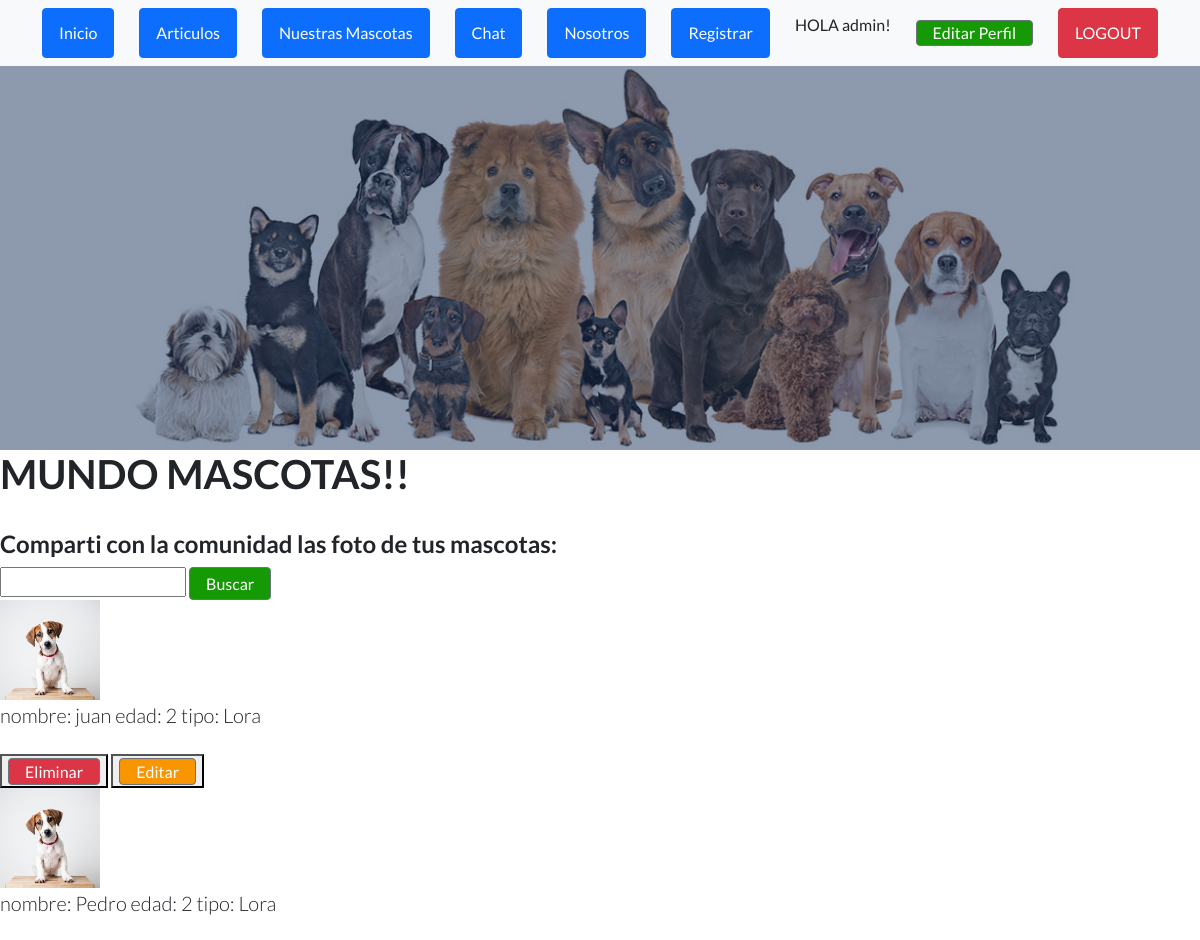
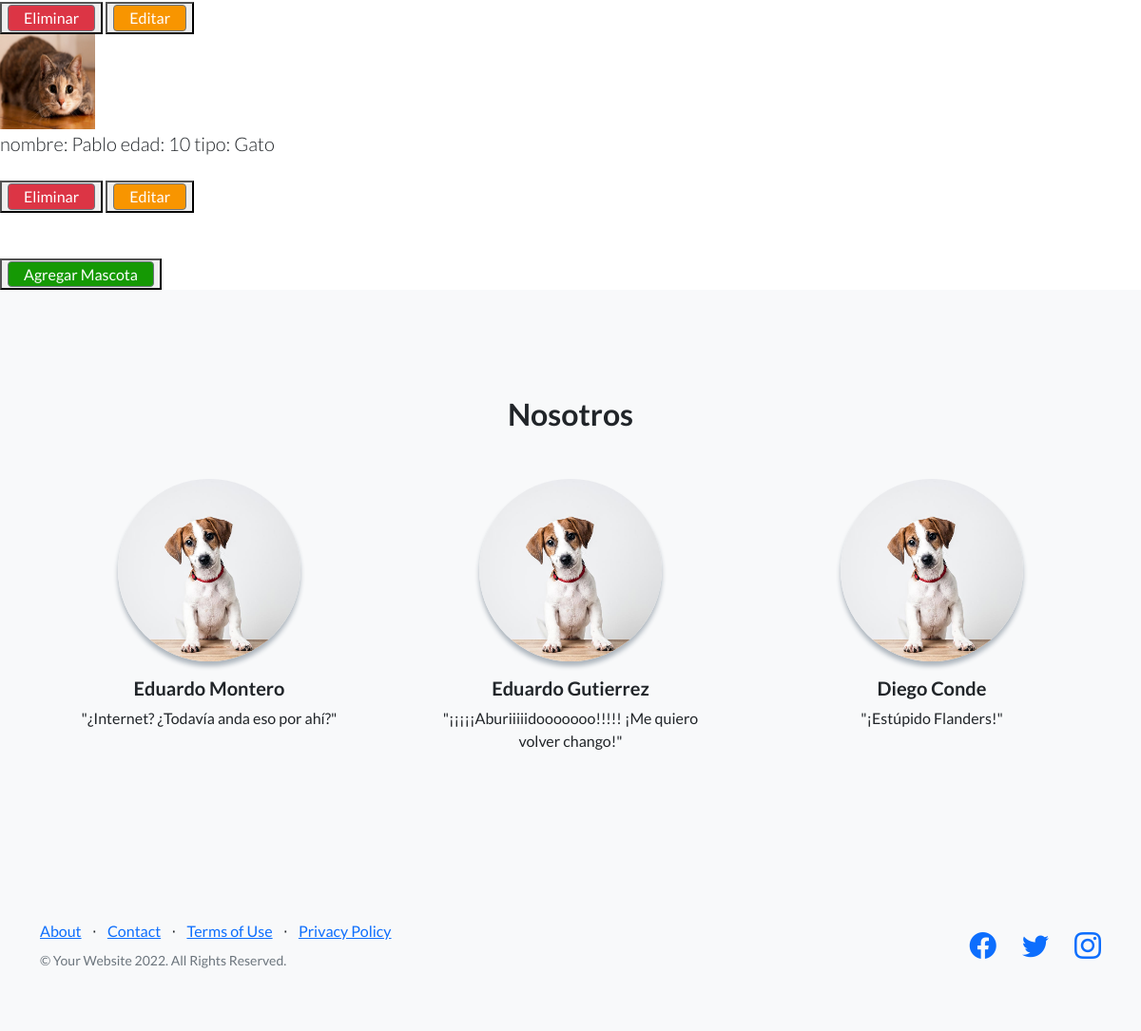
Screenshot of /nuestrasmascotas/ (signed in) with the database file from the repository (2 pictures, top to bottom).
### App/models.py (models this page shows)
class Mascota(models.Model):
    nombre = models.CharField(max_length=50)
    edad = models.IntegerField()
    tipo = models.CharField(max_length=50) #perro, gato, etc.
    autor = models.CharField(max_length=40,null=True)
    fecha = models.DateTimeField(null=True)
    imagen = models.ImageField(upload_to = "mascotas", null=True, blank=True)
    def __str__(self) -> str:
        return 'nombre: '+self.nombre + ' edad: ' + str(self.edad) + ' tipo: ' + self.tipo

### App/views.py (the view)
# urls.py: path('nuestrasmascotas/', nuestrasmascotas, name='nuestrasmascotas'),
@login_required
def nuestrasmascotas(request):
    mascotas= Mascota.objects.all()
    contexto={"mascotas":mascotas}
    return render(request, "App/nuestrasmascotas.html",contexto)

### App/templates/App/nuestrasmascotas.html (shortened to what this page needs)
{% extends "App/padre.html" %}
{% load static %}
{% block cambia %}
<h1>MUNDO MASCOTAS!!</h1>
<br>
<h4>Comparti con la comunidad las foto de tus mascotas:</h4>
        <form action = "{% url 'buscar' %}" method="GET">
            <input type="text" name = 'nombre'  id = 'nombre'>
            <input class="btn btn-crud-buscar" type = 'submit', value='Buscar'>
        </form>
    {% for mascota in mascotas %}
    <img src="/{{ mascota.imagen }}" width="100"
    height="100">
    <br>
    <p class="lead mb-0">{{ mascota }}</p>
    <br>
    {% if request.user.is_superuser %}
    <button>
        <a class="btn btn-crud-eliminar" href="{% url 'eliminarmascota' mascota.nombre %}"> Eliminar</a>
    </button>
    <button>
        <a class="btn btn-crud-editar" href="{% url 'editarmascota' mascota.nombre %}"> Editar</a>
    </button>
    {% endif %}
    <br>
{% endfor %}
<br><br>
<button>
    <a class="btn btn-crud-agregar" href='/mascotaFormulario/'> Agregar Mascota</a>
</button>
{% endblock %}

### App/templates/App/padre.html (shortened to what this page needs)
<!DOCTYPE html>
<html lang="en">
    <head>
        {% load static %}
        <link href="https://cdn.jsdelivr.net/npm/bootstrap-icons@1.5.0/font/bootstrap-icons.css" rel="stylesheet" type="text/css" />
        <link href="{% static 'App/css/styles.css'%}" rel="stylesheet" />
    </head>
    <body>
        <nav class="navbar navbar-light bg-light static-top">
            <div class="container">
                <a class="btn btn-primary" href="{% url 'Inicio' %}">Inicio</a>
                <a class="btn btn-primary" href="{% url 'Inicio' %}">Articulos</a>
                <a class="btn btn-primary" href="{% url 'nuestrasmascotas' %}">Nuestras Mascotas</a>
                <a class="btn btn-primary" href="{% url 'inbox' %}">Chat</a>
                <a class="btn btn-primary" href="{% url 'Nosotros' %}">Nosotros</a>
                <a class="btn btn-primary" href="{% url 'register' %}">Registrar</a>
                {% if not request.user.is_authenticated %}
                <a class="btn btn-danger" href="{% url 'login' %}">LOGIN</a>
                {% else %}
                <p> HOLA {{ request.user.username }}!</p>
                <a class="btn btn-crud-editar_perfil" href="{% url 'editarperfil' %}">Editar Perfil</a>
                <a class="btn btn-danger" href="{% url 'logout' %}">LOGOUT</a>
                {% endif %}
            </div>
        </nav>
        <header class="masthead">
        </header>
        {% block cambia %}
        {% endblock %}
        <section class="testimonials text-center bg-light">
            <div class="container">
                <h2 class="mb-5">Nosotros</h2>
                <div class="row">
                    <div class="col-lg-4">
                        <div class="testimonial-item mx-auto mb-5 mb-lg-0">
                            <img class="img-fluid rounded-circle mb-3" src="/mascotas/perro_uRommvI.jpg" alt="..." />
                            <h5>Eduardo Montero</h5>
                            <p class="font-weight-light mb-0">"¿Internet? ¿Todavía anda eso por ahí?"</p>
                        </div>
                    </div>
                    <div class="col-lg-4">
                        <div class="testimonial-item mx-auto mb-5 mb-lg-0">
                            <img class="img-fluid rounded-circle mb-3" src="/mascotas/perro_uRommvI.jpg" alt="..." />
                            <h5>Eduardo Gutierrez</h5>
                            <p class="font-weight-light mb-0">"¡¡¡¡¡Aburiiiiidooooooo!!!!! ¡Me quiero volver chango!"</p>
                        </div>
                    </div>
                    <div class="col-lg-4">
                        <div class="testimonial-item mx-auto mb-5 mb-lg-0">
                            <img class="img-fluid rounded-circle mb-3" src="/mascotas/perro_uRommvI.jpg" alt="..." />
                            <h5>Diego Conde</h5>
                            <p class="font-weight-light mb-0">"¡Estúpido Flanders!"</p>
                        </div>
                    </div>
                </div>
            </div>
        </section>
        <footer class="footer bg-light">
            <div class="container">
                <div class="row">
                    <div class="col-lg-6 h-100 text-center text-lg-start my-auto">
                        <ul class="list-inline mb-2">
                            <li class="list-inline-item"><a href="#!">About</a></li>
                            <li class="list-inline-item">⋅</li>
                            <li class="list-inline-item"><a href="#!">Contact</a></li>
                            <li class="list-inline-item">⋅</li>
                            <li class="list-inline-item"><a href="#!">Terms of Use</a></li>
                            <li class="list-inline-item">⋅</li>
                            <li class="list-inline-item"><a href="#!">Privacy Policy</a></li>
                        </ul>
                        <p class="text-muted small mb-4 mb-lg-0">&copy; Your Website 2022. All Rights Reserved.</p>
                    </div>
                    <div class="col-lg-6 h-100 text-center text-lg-end my-auto">
                        <ul class="list-inline mb-0">
                            <li class="list-inline-item me-4">
                                <a href="#!"><i class="bi-facebook fs-3"></i></a>
                            </li>
                            <li class="list-inline-item me-4">
                                <a href="#!"><i class="bi-twitter fs-3"></i></a>
                            </li>
                            <li class="list-inline-item">
                                <a href="#!"><i class="bi-instagram fs-3"></i></a>
                            </li>
                        </ul>
                    </div>
                </div>
            </div>
        </footer>
    </body>
</html>

### rows the page displays
Mascota: imagen (picture), nombre+edad+tipo "nombre: juan edad: 2 tipo: Lora"
Mascota: imagen (picture), nombre+edad+tipo "nombre: Pedro edad: 2 tipo: Lora"
Mascota: imagen (picture), nombre+edad+tipo "nombre: Pablo edad: 10 tipo: Gato"

### other values shown
{{ request.user.username }} "admin"
